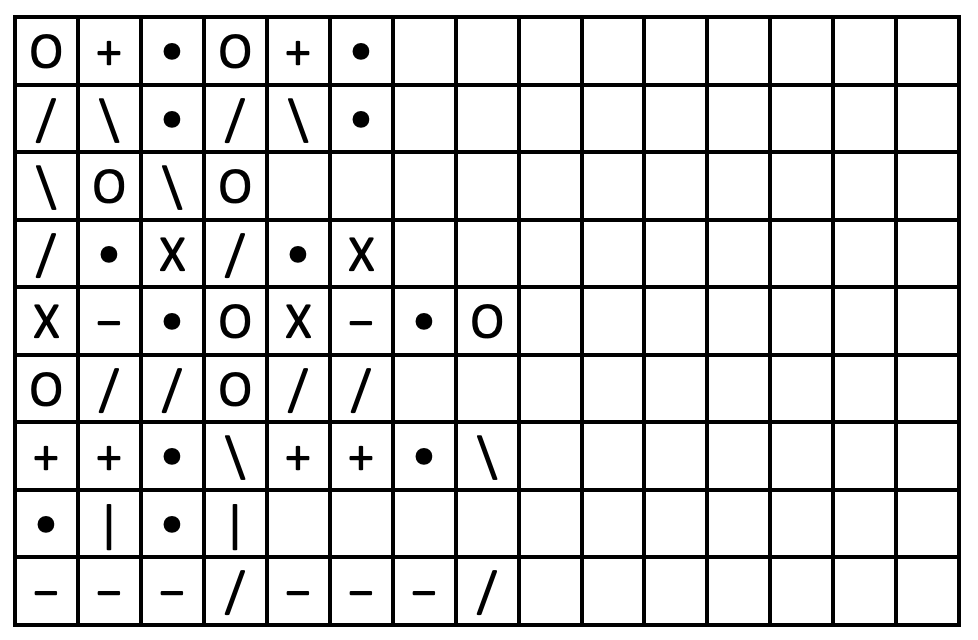
#> input picture COMS 575 – Computational Perception & Computer Vision/hw2/HW2/hw2_files/p1_search.png, 978 x 640 px, found by its file name
$ python p1.py   (older library calls are emulated)
#> lines starting #> are read from the running program, lines starting #| are printed output that depends on the picture; after the words box and inside, x2 and y2 are one past the last pixel; in counts of white or black regions, pixels touching at a corner belong together
import cv2
import numpy as np

# Part 1
# Write a program that uses basic morphological operations to identify and crop the grid in the image shown below.
# The result image should contain only the pixels inside the grid, including the outer border. Edit the web template
# to display your result image and the computer code that was used to generate it for this and all subsequent parts.
# You must solve part1 using Matlab and OpenCV.

path = '/Users/ibnefarabishihab/Desktop/Course materials /COMS 575/HW2/hw2_files/p1_search.png'
image = cv2.imread(path)
#> image is the input picture: shape (640, 978, 3); min 0, max 255, mean 219.1
cv2.imshow("Image", image)

gray = cv2.cvtColor(image, cv2.COLOR_BGR2GRAY)

binary = ~cv2.threshold(gray, 240, 255, cv2.THRESH_BINARY)[1]
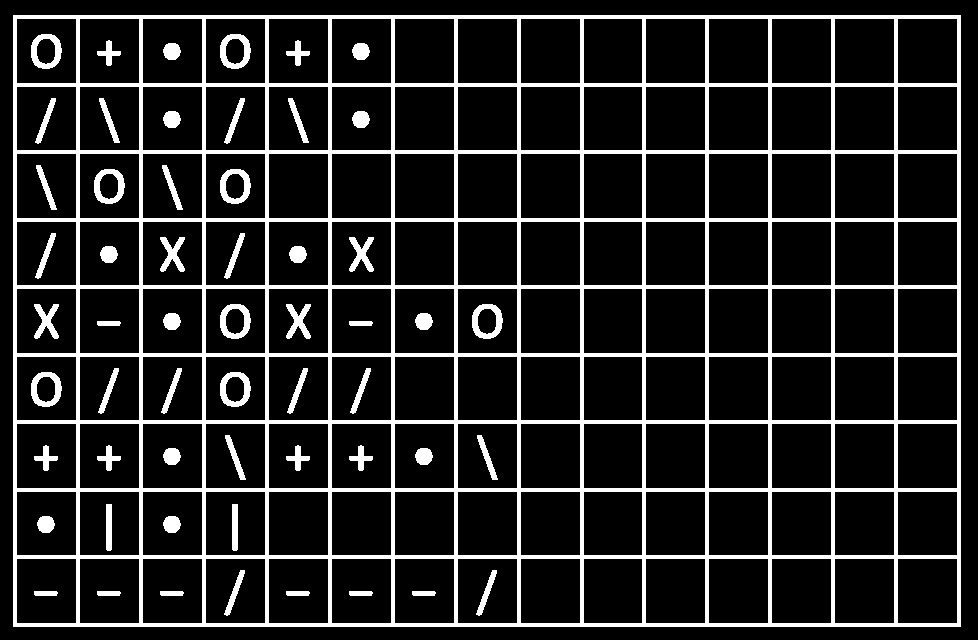
#> binary: shape (640, 978); 14.5% white; 57 white regions, largest, box (x1, y1, x2, y2) and area: (13, 15, 961, 627) 74528, (31, 34, 62, 69) 525, (220, 34, 251, 69) 525
#cv2.imshow("Binary", binary)

se_v = cv2.getStructuringElement(cv2.MORPH_RECT, (1, 50))
e1 = cv2.erode(binary, se_v)
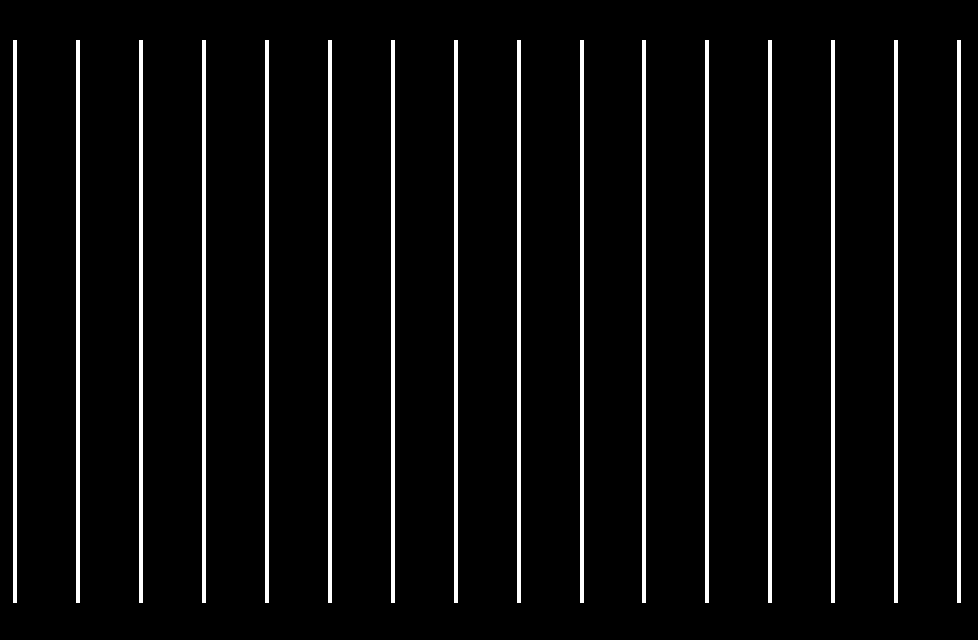
#> e1: shape (640, 978); 5.8% white; 16 white regions, largest, box (x1, y1, x2, y2) and area: (13, 40, 17, 603) 2252, (76, 40, 80, 603) 2252, (139, 40, 143, 603) 2252
vert = cv2.dilate(e1, se_v)
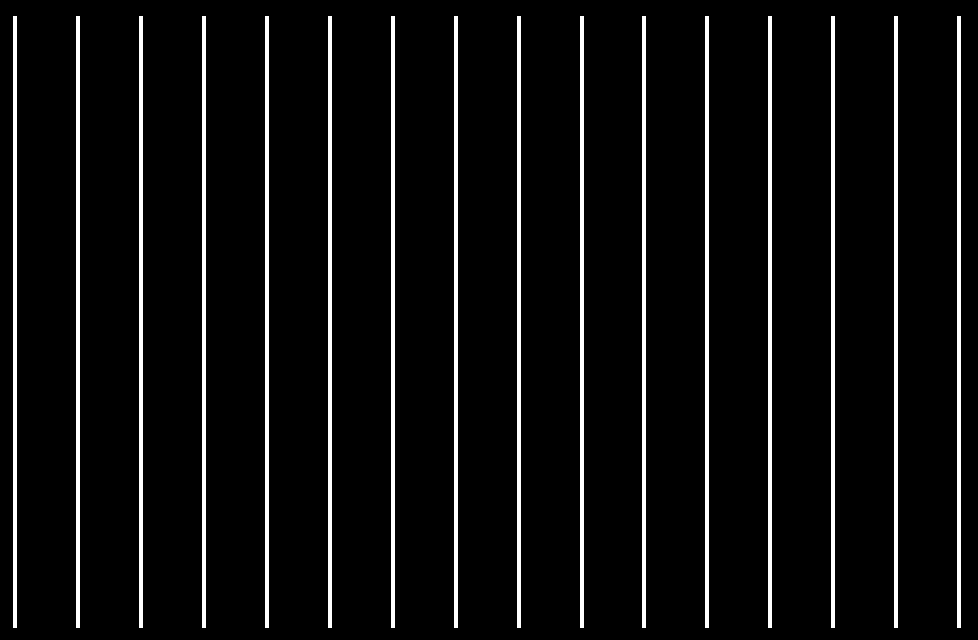
#> vert: shape (640, 978); 6.3% white; 16 white regions, largest, box (x1, y1, x2, y2) and area: (13, 16, 17, 628) 2448, (76, 16, 80, 628) 2448, (139, 16, 143, 628) 2448
# cv2.imshow("Verticals", vert)

se_h = cv2.getStructuringElement(cv2.MORPH_RECT, (50, 1))
e2 = cv2.erode(binary, se_h)
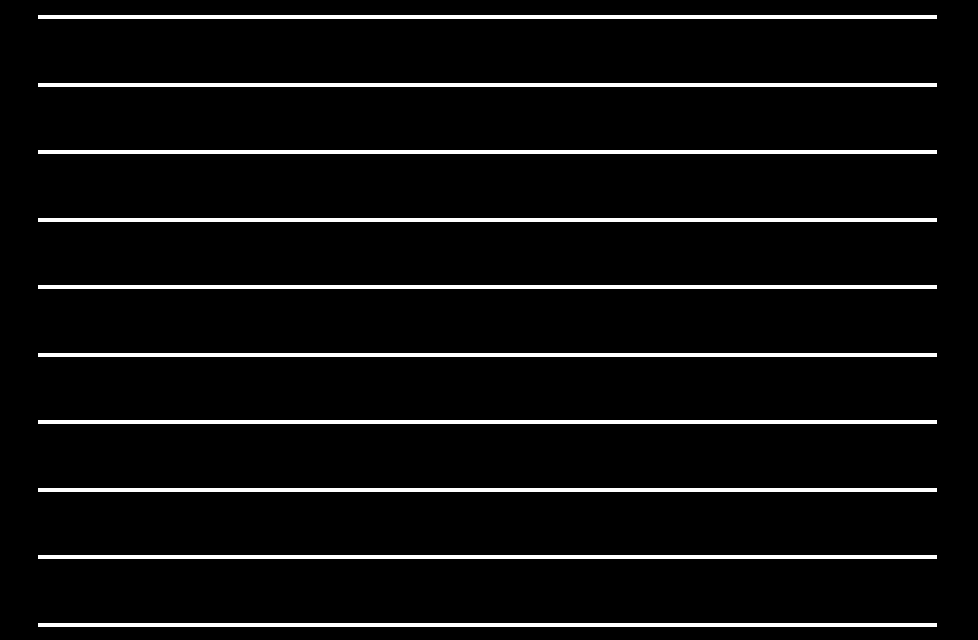
#> e2: shape (640, 978); 5.7% white; 10 white regions, largest, box (x1, y1, x2, y2) and area: (38, 15, 937, 19) 3596, (38, 83, 937, 87) 3596, (38, 150, 937, 154) 3596
horz = cv2.dilate(e2, se_h)
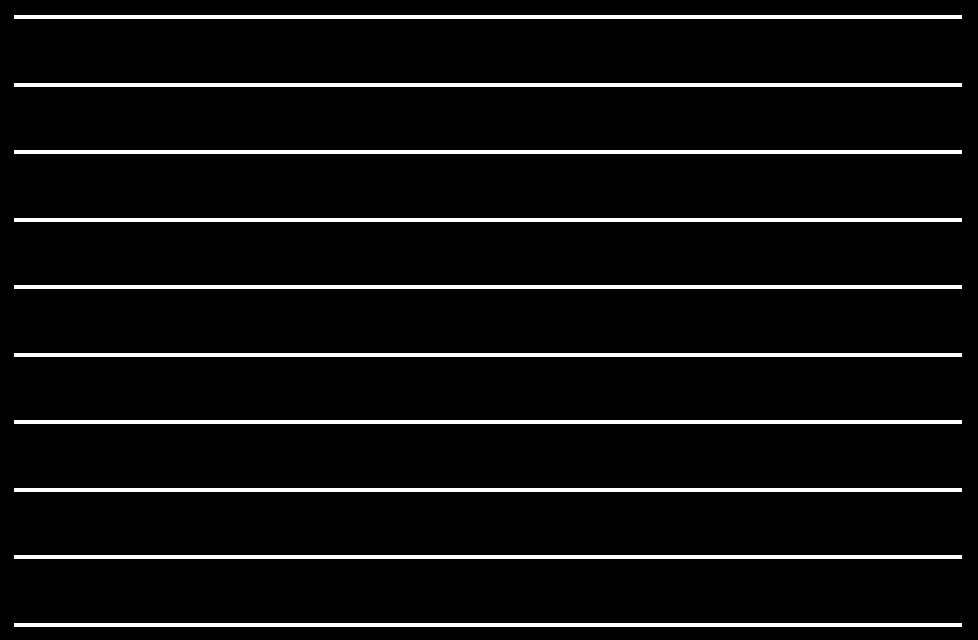
#> horz: shape (640, 978); 6.1% white; 10 white regions, largest, box (x1, y1, x2, y2) and area: (14, 15, 962, 19) 3792, (14, 83, 962, 87) 3792, (14, 150, 962, 154) 3792
# cv2.imshow("Horizontal", horz)

grid = cv2.bitwise_or(vert, horz)
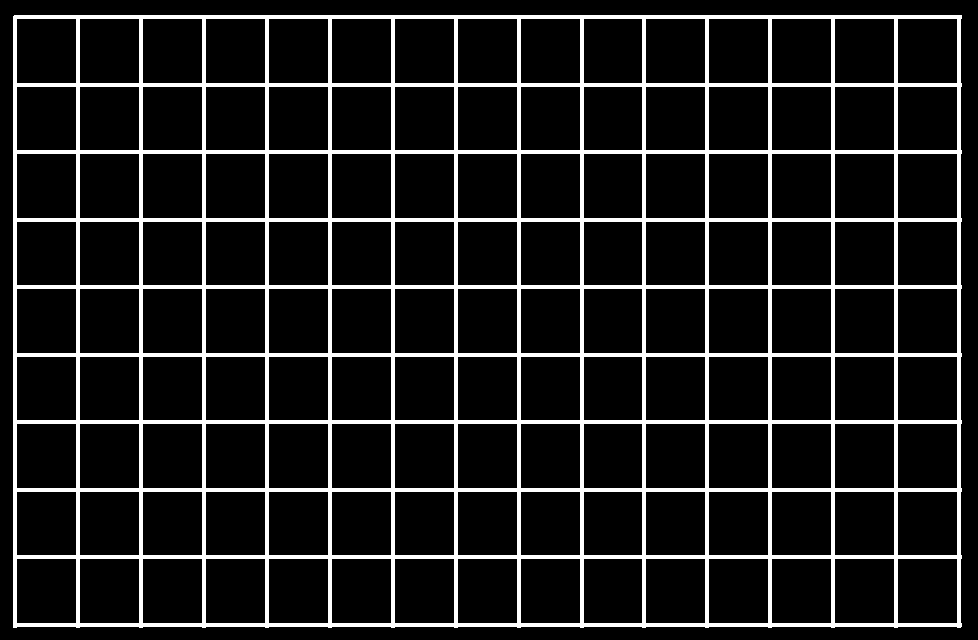
#> grid: shape (640, 978); 11.9% white; 1 white region

#cv2.imshow("Grid", grid)

im2, contours, hierarchy = cv2.findContours(grid, cv2.RETR_LIST, cv2.CHAIN_APPROX_SIMPLE)
#> contours = 136 contours; largest, box (x1, y1, x2, y2) and area: (13, 15, 962, 628) 578719, (897, 558, 958, 624) 3898, (834, 558, 895, 624) 3898, (771, 558, 832, 624) 3898, (708, 558, 769, 624) 3898

area = 0
ct = None
for c in contours:
    if cv2.contourArea(c) > area:
        area = cv2.contourArea(c)
        ct = c
#> this loop made 136 passes
#> area on passes 1, 136: 3898, 578719
#> after the loop, area = 578719; ct = contour of 102 points, box (x1, y1, x2, y2) (13, 15, 962, 628), area 578719

rect = cv2.boundingRect(ct)
#> rect = (13, 15, 949, 613)

output = image[rect[1]:rect[1]+rect[3], rect[0]:rect[0]+rect[2]]
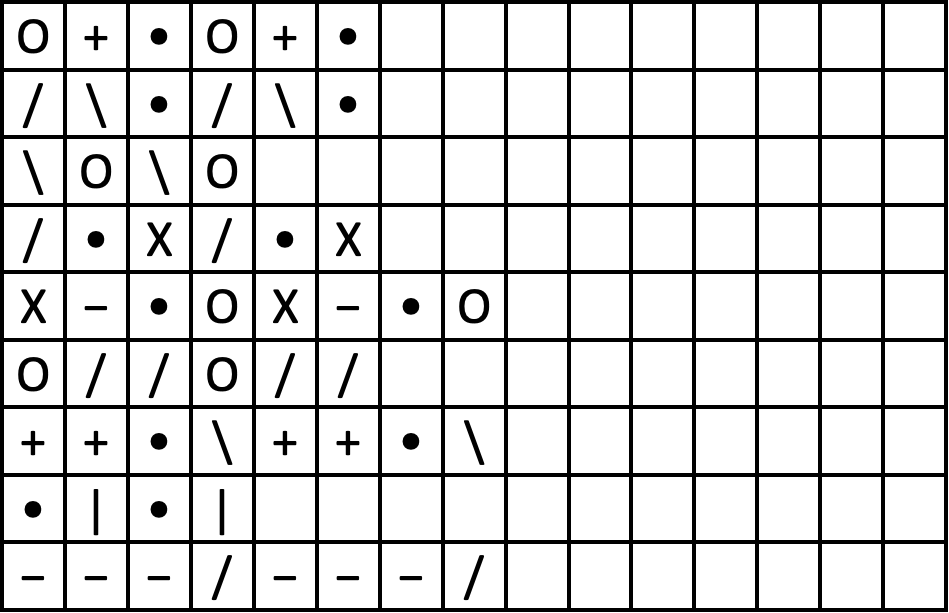
#> output: shape (613, 949, 3); min 0, max 255, mean 216.4
cv2.imwrite("p1_output.png", output)
cv2.imshow("Out", output)

cv2.waitKey(0)
cv2.destroyAllWindows()

$ run again, with COMS 575 – Computational Perception & Computer Vision/hw2/HW2/hw2_files/p3_search.png copied over COMS 575 – Computational Perception & Computer Vision/hw2/HW2/hw2_files/p1_search.png
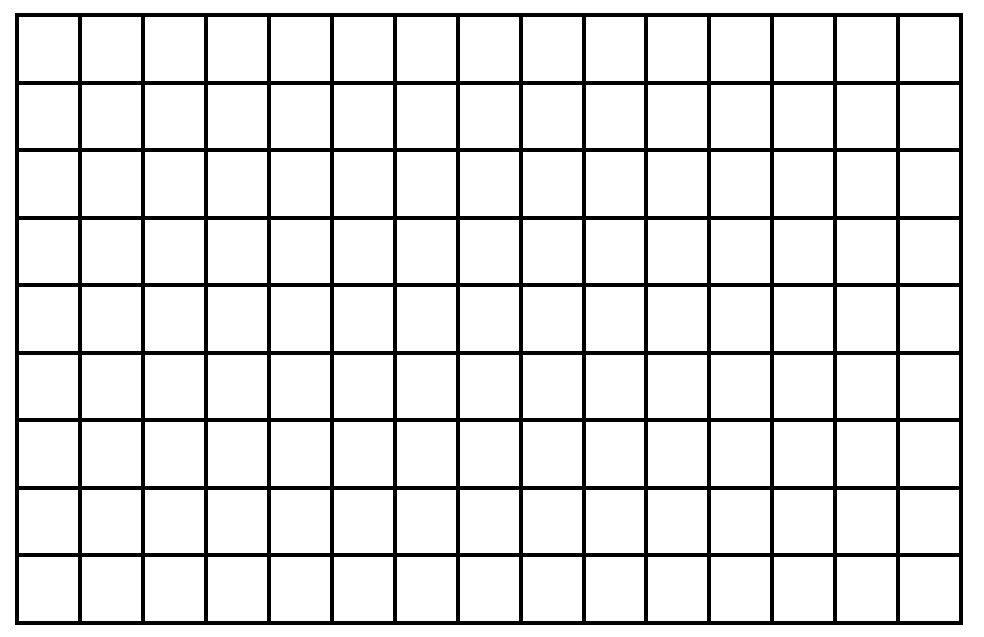
#> input picture COMS 575 – Computational Perception & Computer Vision/hw2/HW2/hw2_files/p3_search.png, 984 x 637 px, found by its file name
#> image is the input picture: shape (637, 984, 3); 88.1% white; 1 black region, box (x1, y1, x2, y2) and area: (15, 13, 963, 625) 74528
#> e1: shape (637, 984); 5.7% white; 16 white regions, largest, box (x1, y1, x2, y2) and area: (15, 38, 19, 601) 2252, (78, 38, 82, 601) 2252, (141, 38, 145, 601) 2252
#> vert: shape (637, 984); 6.2% white; 16 white regions, largest, box (x1, y1, x2, y2) and area: (15, 14, 19, 626) 2448, (78, 14, 82, 626) 2448, (141, 14, 145, 626) 2448
#> e2: shape (637, 984); 5.7% white; 10 white regions, largest, box (x1, y1, x2, y2) and area: (40, 13, 939, 17) 3596, (40, 81, 939, 85) 3596, (40, 148, 939, 152) 3596
#> `horz = cv2.dilate(e2, se_h)`:
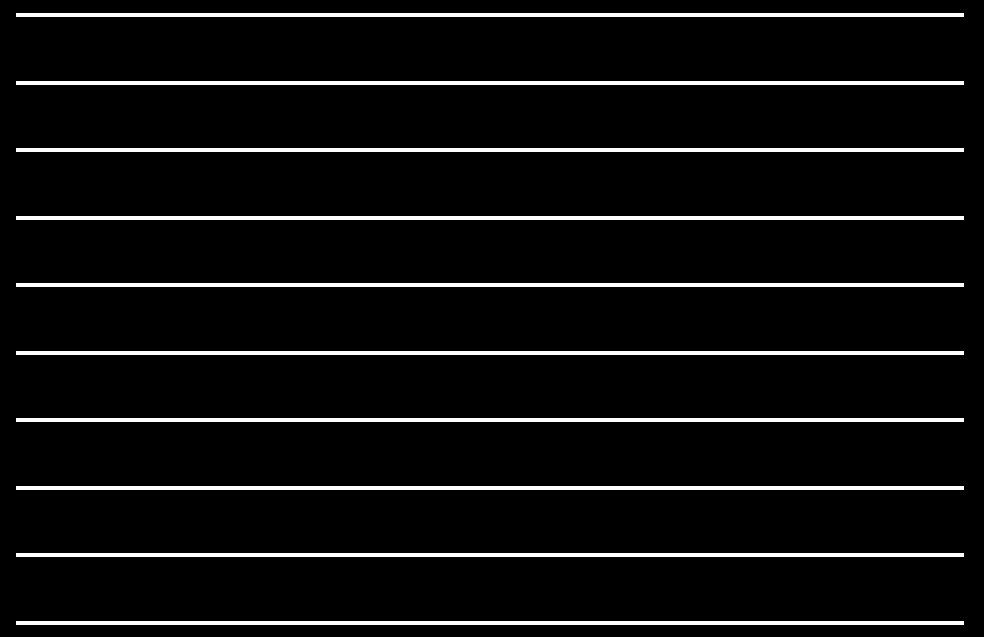
#> horz: shape (637, 984); 6% white; 10 white regions, largest, box (x1, y1, x2, y2) and area: (16, 13, 964, 17) 3792, (16, 81, 964, 85) 3792, (16, 148, 964, 152) 3792
#> grid: shape (637, 984); 11.9% white; 1 white region
#> contours = 136 contours; largest, box (x1, y1, x2, y2) and area: (15, 13, 964, 626) 578719, (899, 556, 960, 622) 3898, (836, 556, 897, 622) 3898, (773, 556, 834, 622) 3898, (710, 556, 771, 622) 3898
#> the loop `for c in contours:` made 136 passes
#> area on passes 1, 136: 3898, 578719
#> after the loop `for c in contours:`: area = 578719; ct = contour of 102 points, box (x1, y1, x2, y2) (15, 13, 964, 626), area 578719
#> rect = (15, 13, 949, 613)
#> `output = image[rect[1]:rect[1]+rect[3], rect[0]:rect[0]+rect[2]]`:
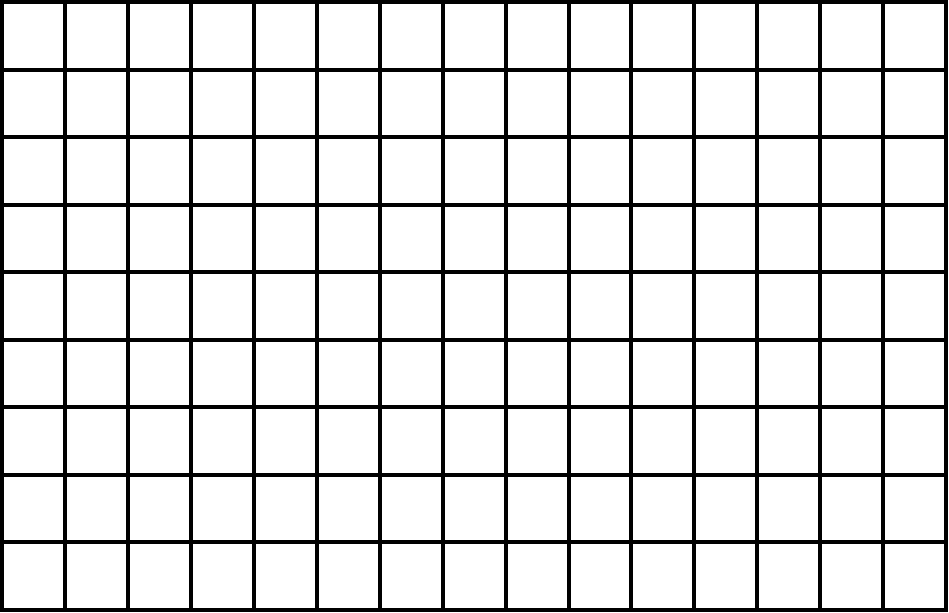
#> output: shape (613, 949, 3); 87.2% white; 1 black region, box (x1, y1, x2, y2) and area: (0, 0, 948, 612) 74528
